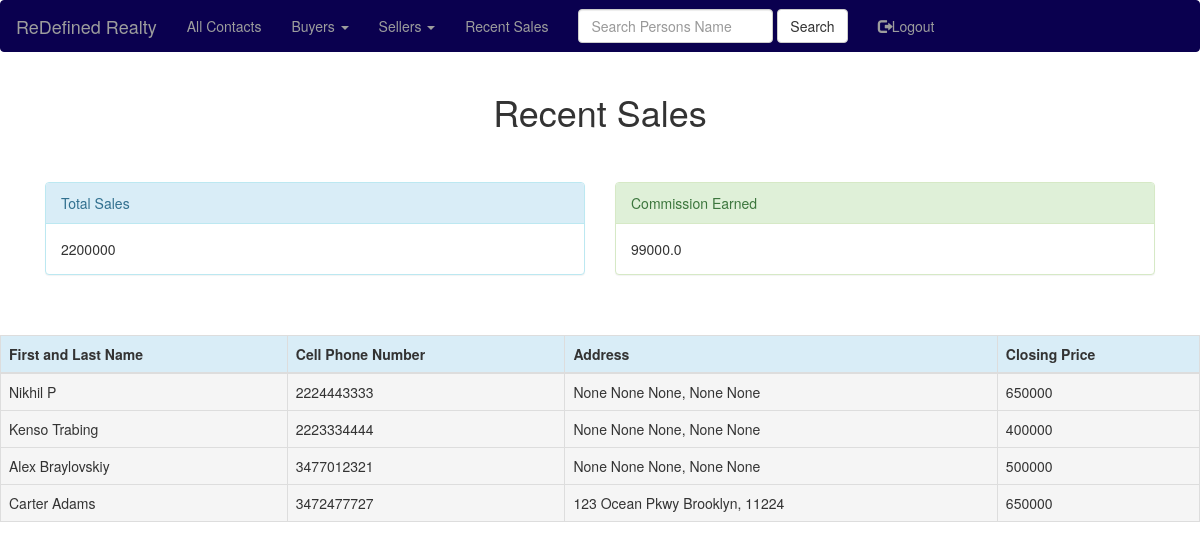
The page /recentsales (signed in) on the database as committed earlier.
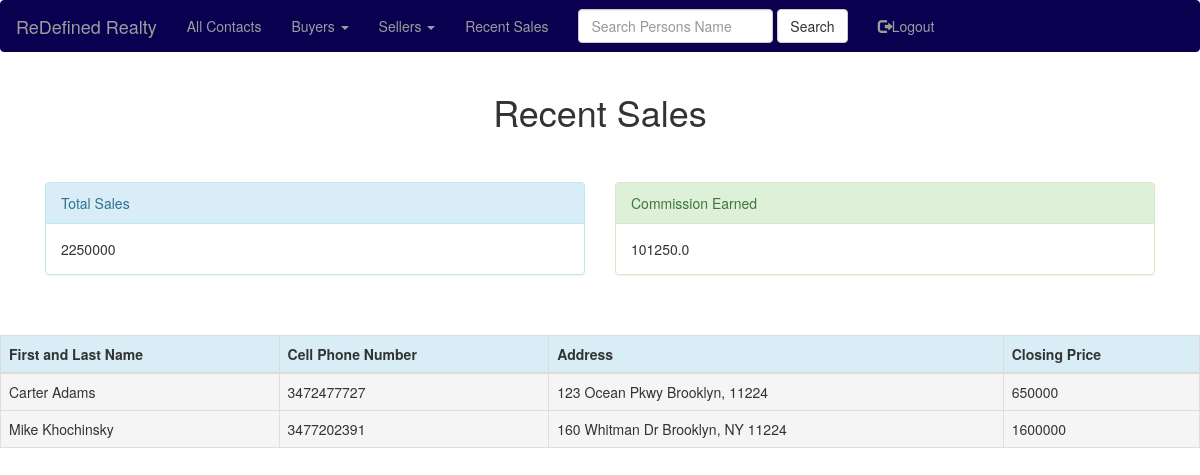
The same page on the database as committed later.
### app/models.py (models this page shows)
class ClosedDeals(db.Model):
    id = db.Column(db.Integer, primary_key=True)
    first_name=db.Column(db.String(20))
    last_name=db.Column(db.String(20))
    phone_cell=db.Column(db.Integer)
    ptype=db.Column(db.String(6))
    house_number=db.Column(db.String(140))
    street_name=db.Column(db.String(140))
    city_name=db.Column(db.String(140))
    state_name=db.Column(db.String(140))
    zip_code=db.Column(db.String(140))
    price=db.Column(db.Integer)
    user_account_pk=db.Column(db.Integer, db.ForeignKey('user.id'))

### app/routes.py (the view)
@app.route('/recentsales', methods=['GET'])
@login_required
def recentsales():
    all_closed_deals = view_closed_deals(current_user)
    tot_sales = 0
    for everyone in all_closed_deals:
        tot_sales = tot_sales + everyone.price
    tot_comm = tot_sales * 0.045
    return render_template('recentsales.html', title = 'Recent Sales', deals=all_closed_deals, total_s=tot_sales, commission = tot_comm)

### app/models.py (called while the page is built)
@login.user_loader
def load_user(id):
    return User.query.get(int(id))

### app/queryfunc.py (called while the page is built)
def view_closed_deals(current_user):
    currentuser = User.query.filter_by(username=current_user.username).first()
    user_account_pk = currentuser.id
    all_closed = ClosedDeals.query.filter_by(user_account_pk=user_account_pk).all()
    return all_closed

### app/templates/recentsales.html (shortened to what this page needs)
{% extends "base.html" %}
{% import 'bootstrap/wtf.html' as wtf %}
{% block app_content %}
    <center><h1>Recent Sales</h1></center>
<div class="col-sm-6">
    <div class="panel panel-info">
        <div class="panel-heading">Total Sales</div>
            <div class="panel-body">{{ total_s }}</div>
        </div>
    </div>
    <div class="col-md-6">
        <div class="panel panel-success">
            <div class="panel-heading">Commission Earned</div>
            <div class="panel-body">{{ commission }}</div>
        </div>
    </div>
</div>
    <div class="table-responsive">
        <table class="table table-bordered">
            <thead>
                <tr class="info">
                    <th>First and Last Name</th>
                    <th>Cell Phone Number</th>
                    <th>Address</th>
                    <th>Closing Price</th>
                </tr>
            </thead>
            {% for everyone in deals %}
            <TR>
                <TD class="active">{{ everyone.first_name }}  {{ everyone.last_name }}</a></TD>
                <TD class="active">{{ everyone.phone_cell }}</TD>
                <TD class="active">{{ everyone.house_number }} {{ everyone.street_name }} {{ everyone.city_name }}, {{ everyone.state_name }} {{ everyone.zip_code }}</TD>
                <TD class="active">{{ everyone.price }}</TD>
            </TR>
            {% endfor %}
        </table>
    </div>
{% endblock %}

### app/templates/base.html (shortened to what this page needs)
{% extends 'bootstrap/base.html' %}
{% block navbar %}
    <nav class="navbar bg-info navbar-inverse">
        <div class="container-fluid">
            <div class="navbar-header">
                <a class="navbar-brand" href="{{ url_for('index') }}">ReDefined Realty</a>
            </div>
            <div class="collapse navbar-collapse" id="bs-example-navbar-collapse-1">
                <ul class="nav navbar-nav navbar-left">
                    {% if current_user.is_anonymous %}
                    <li><a href="{{ url_for('login') }}"><span class="glyphicon glyphicon-log-in"></span>Login</a></li>
                    <li><a href="{{ url_for('register') }}"><span class="glyphicon glyphicon-user"></span>Register</a></li>
                    {% else %}
                    <li><a href="{{ url_for('people') }}">All Contacts</a></li>
                    <li class="dropdown">
                        <a class="dropdown-toggle" data-toggle="dropdown" href="#">Buyers
                        <span class="caret"></span></a>
                    </li>
                    <li class="dropdown">
                        <a class="dropdown-toggle" data-toggle="dropdown" href="#">Sellers
                        <span class="caret"></span></a>
                    </li>
                    <li><a href="{{ url_for('recentsales') }}">Recent Sales</a></li>
                    <form class="navbar-form navbar-left" method="post" action="{{ url_for('search_people') }}">
                        <div class="form-group">
                            <input type="text" name="search_string" class="form-control" placeholder="Search Persons Name">
                        </div>
                        <button type="submit" class="btn btn-default">Search</button>
                    </form>
                    <li><a href="{{ url_for('logout') }}"><span class="glyphicon glyphicon-log-out"></span>Logout</a></li>
                    {% endif %}
                </ul>
            </div>
        </div>
    </nav>
{% endblock %}
{% block content %}
    <div class="container">
        {% block app_content %}{% endblock %}
{% endblock %}
{% block styles %}
{{ super() }}
<link rel="stylesheet" href="/static/styles.css"/>
{% endblock %}

### app/static/styles.css (style rules this page uses)
.navbar { background-color: #0a004f; border-color: #0a004f; }
.navbar-inverse { background-color: #0a004f; border-color: #0a004f; }

Rows that differ between the two databases and show on the page:
removed ClosedDeals: first_name "Nikhil", last_name "P", phone_cell "2224443333", house_number "None", street_name "None", city_name "None", state_name "None", zip_code "None", price "650000"
removed ClosedDeals: first_name "Kenso", last_name "Trabing", phone_cell "2223334444", house_number "None", street_name "None", city_name "None", state_name "None", zip_code "None", price "400000"
removed ClosedDeals: first_name "Alex", last_name "Braylovskiy", phone_cell "3477012321", house_number "None", street_name "None", city_name "None", state_name "None", zip_code "None", price "500000"
now on this page (row edited): ClosedDeals: first_name "Mike", last_name "Khochinsky", phone_cell "3477202391", house_number "160", street_name "Whitman Dr", city_name "Brooklyn", state_name "NY", zip_code "11224", price "1600000"
Other text that changed with them:
{{ total_s }}: "2200000" → "2250000"
{{ commission }}: "99000.0" → "101250.0"
